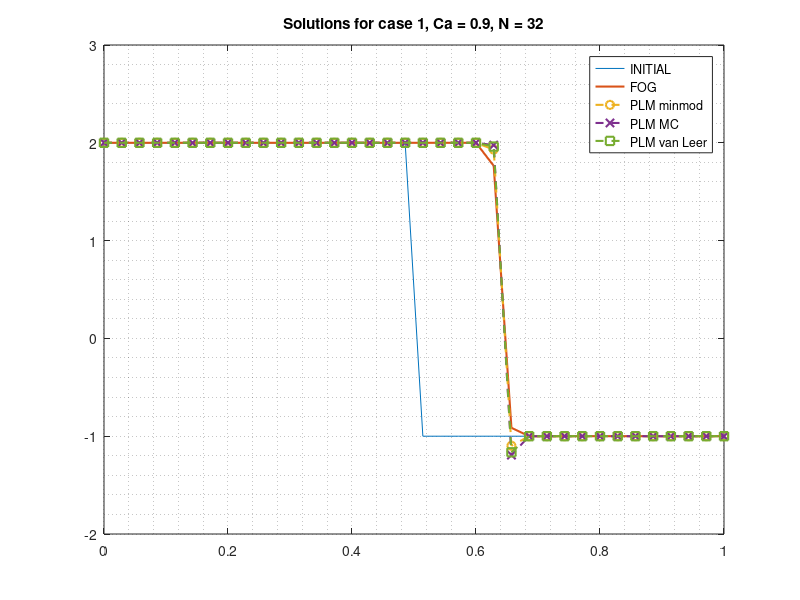

The MATLAB script that drew this image:
clear all; close all

data1 = importdata('output_FOG.dat');
data2 = importdata('output_PLM_limiter_4.dat');
data3 = importdata('output_PLM_limiter_5.dat');
data4 = importdata('output_PLM_limiter_6.dat');

x1 = linspace(0,1,length(data1(1,2:end)));
x2 = linspace(0,1,length(data2(1,2:end)));
x3 = linspace(0,1,length(data3(1,2:end)));
x4 = linspace(0,1,length(data4(1,2:end)));


figure(1)
plot(x1,data1(1,2:end),'DisplayName','INITIAL')
hold on
grid minor
plot(x1,data1(end,2:end),'-','LineWidth',1.5, 'DisplayName','FOG')
plot(x2,data2(end,2:end),'--o','LineWidth',1.5,'DisplayName','PLM minmod')
plot(x3,data3(end,2:end),'--x','LineWidth',1.5,'DisplayName','PLM MC')
plot(x4,data4(end,2:end),'--square','LineWidth',1.5,'DisplayName','PLM van Leer')

legend()
title("Solutions for case 1, Ca = 0.9, N = 32")
hold off

%figure(2)
 %   for t = 1:length(data1(:,1))
  %      u = data1(t,2:end);
   %     plot(x,u,'linewidth',1.5)
    %    xlim([0,1])
     %   ylim([-1.1,1.1])
      %  grid minor
       % pause(1.0)

 
     %end
